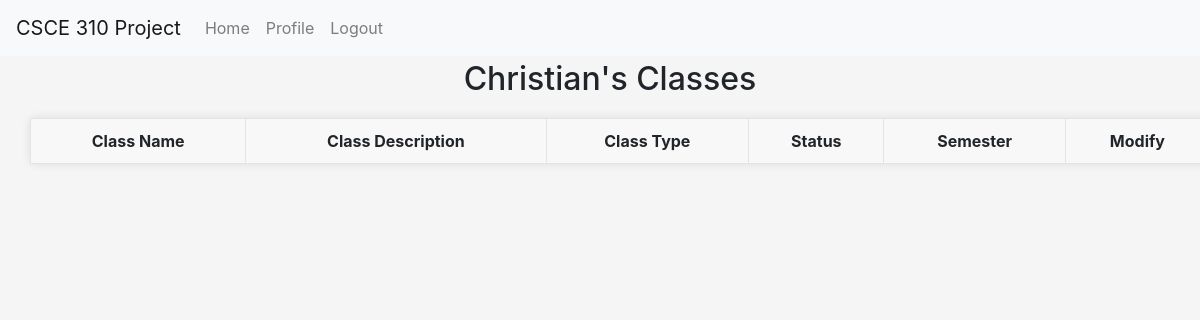
Before: /classes/view_classes/1 (signed in) with the older database file.
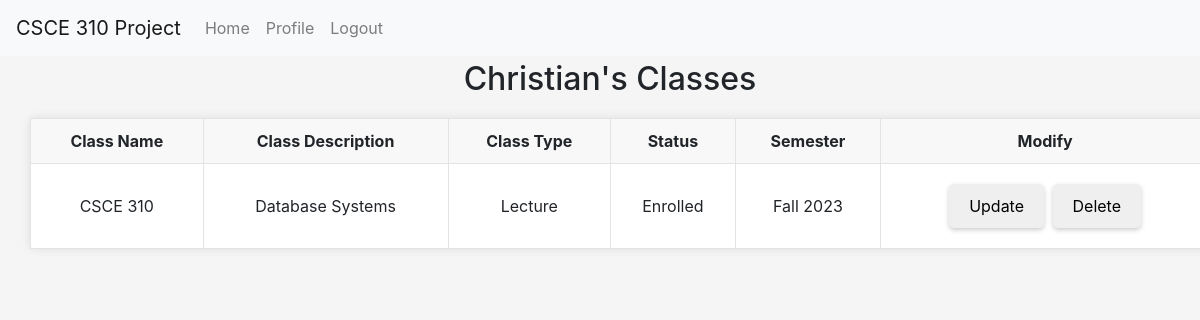
After: the same page with the newer database file.
### tables this page shows
CREATE TABLE Class_Enrollment (
                    CE_Num INTEGER PRIMARY KEY AUTOINCREMENT,
                    UIN INTEGER,
                    Class_ID INTEGER,
                    Status VARCHAR, 
                    Semester VARCHAR,
                    Year YEAR,
                    FOREIGN KEY(UIN) REFERENCES College_students(UIN),
                    FOREIGN KEY(Class_ID) REFERENCES Classes(Class_ID)
                    );

CREATE TABLE Classes (
                    Class_ID INTEGER PRIMARY KEY AUTOINCREMENT,
                    Name VARCHAR,
                    Description VARCHAR,
                    Type VARCHAR
                    );

### routes/classes.py (the view)
@classes_bp.route('/view_classes/<int:UIN>', methods=['GET'])
@login_required
def view_classes(UIN):
    conn = get_db_connection()
    classes = get_all_classes_by_user(conn, UIN)
    name = conn.execute('SELECT First_Name FROM Users WHERE UIN=?', (UIN,)).fetchone()
    conn.close()
    return render_template('admin/view_classes.html', classes=classes, name=name['First_Name'])

### app.py (called while the page is built)
@login_manager.user_loader
def load_user(UIN):
    return User(UIN)

### db.py (called while the page is built)
def get_db_connection():
    conn = sqlite3.connect('database.db')
    conn.row_factory = sqlite3.Row
    return conn

### routes/classes.py (called while the page is built)
def get_all_classes_by_user(conn, UIN):
    return conn.execute('SELECT * FROM View_ClassEnrollmentDetails where UIN = ?', (UIN,)).fetchall()

### templates/admin/view_classes.html (shortened to what this page needs)
<!DOCTYPE html>
<html lang="en">
<head>
  <link rel="stylesheet" href="https://stackpath.bootstrapcdn.com/bootstrap/4.3.1/css/bootstrap.min.css">
  <link rel="stylesheet" href="../../static/general.css">
  <link rel="stylesheet" href="../../static/admin_home.css">
</head>
<body>
    <nav class="navbar navbar-expand-lg navbar-light bg-light fixed-top">
      <a class="navbar-brand" href="#">CSCE 310 Project</a>
      <div class="collapse navbar-collapse" id="navbarNav">
          <ul class="navbar-nav">
              <li class="nav-item">
                  <a class="nav-link" href="/">Home</a>
              </li>
              <li class="nav-item">
                  <a class="nav-link" href="/profile">Profile</a>
              </li>
              <li class="nav-item">
                  <a class="nav-link" href="/logout">Logout</a>
              </li>
          </ul>
      </div>
  </nav>
  <h2>{{name}}'s Classes</h2>
  <table>
    <tr>
      <th>Class Name</th>
      <th>Class Description</th>
      <th>Class Type</th>
      <th>Status</th>
      <th>Semester</th>
      <th>Modify</th>
    </tr>
    {% for class in classes %}
        <tr>
          <td>{{ class.Name }}</td>
          <td>{{ class.Description }}</td>
          <td>{{ class.type }}</td>
          <td>{{ class.status }}</td>
          <td>{{ class.semester}} {{class.year }}</td>
          <td>
            <a href="{{ url_for('classes_bp.update_class_student', Class_ID=class.Class_ID, UIN=request.view_args['UIN']) }}">
              <button>Update</button>
            </a>
            <button onclick="deleteClass({{class.Class_ID}}, {{request.view_args['UIN']}})">Delete</button>
          </td>
        </tr>
        {% endfor %}
  </table>
</body>
</html>

Changed rows visible on the page:
added Class_Enrollment: Name "CSCE 310", Description "Database Systems", type "Lecture", status "Enrolled", semester "Fall", year "2023"
